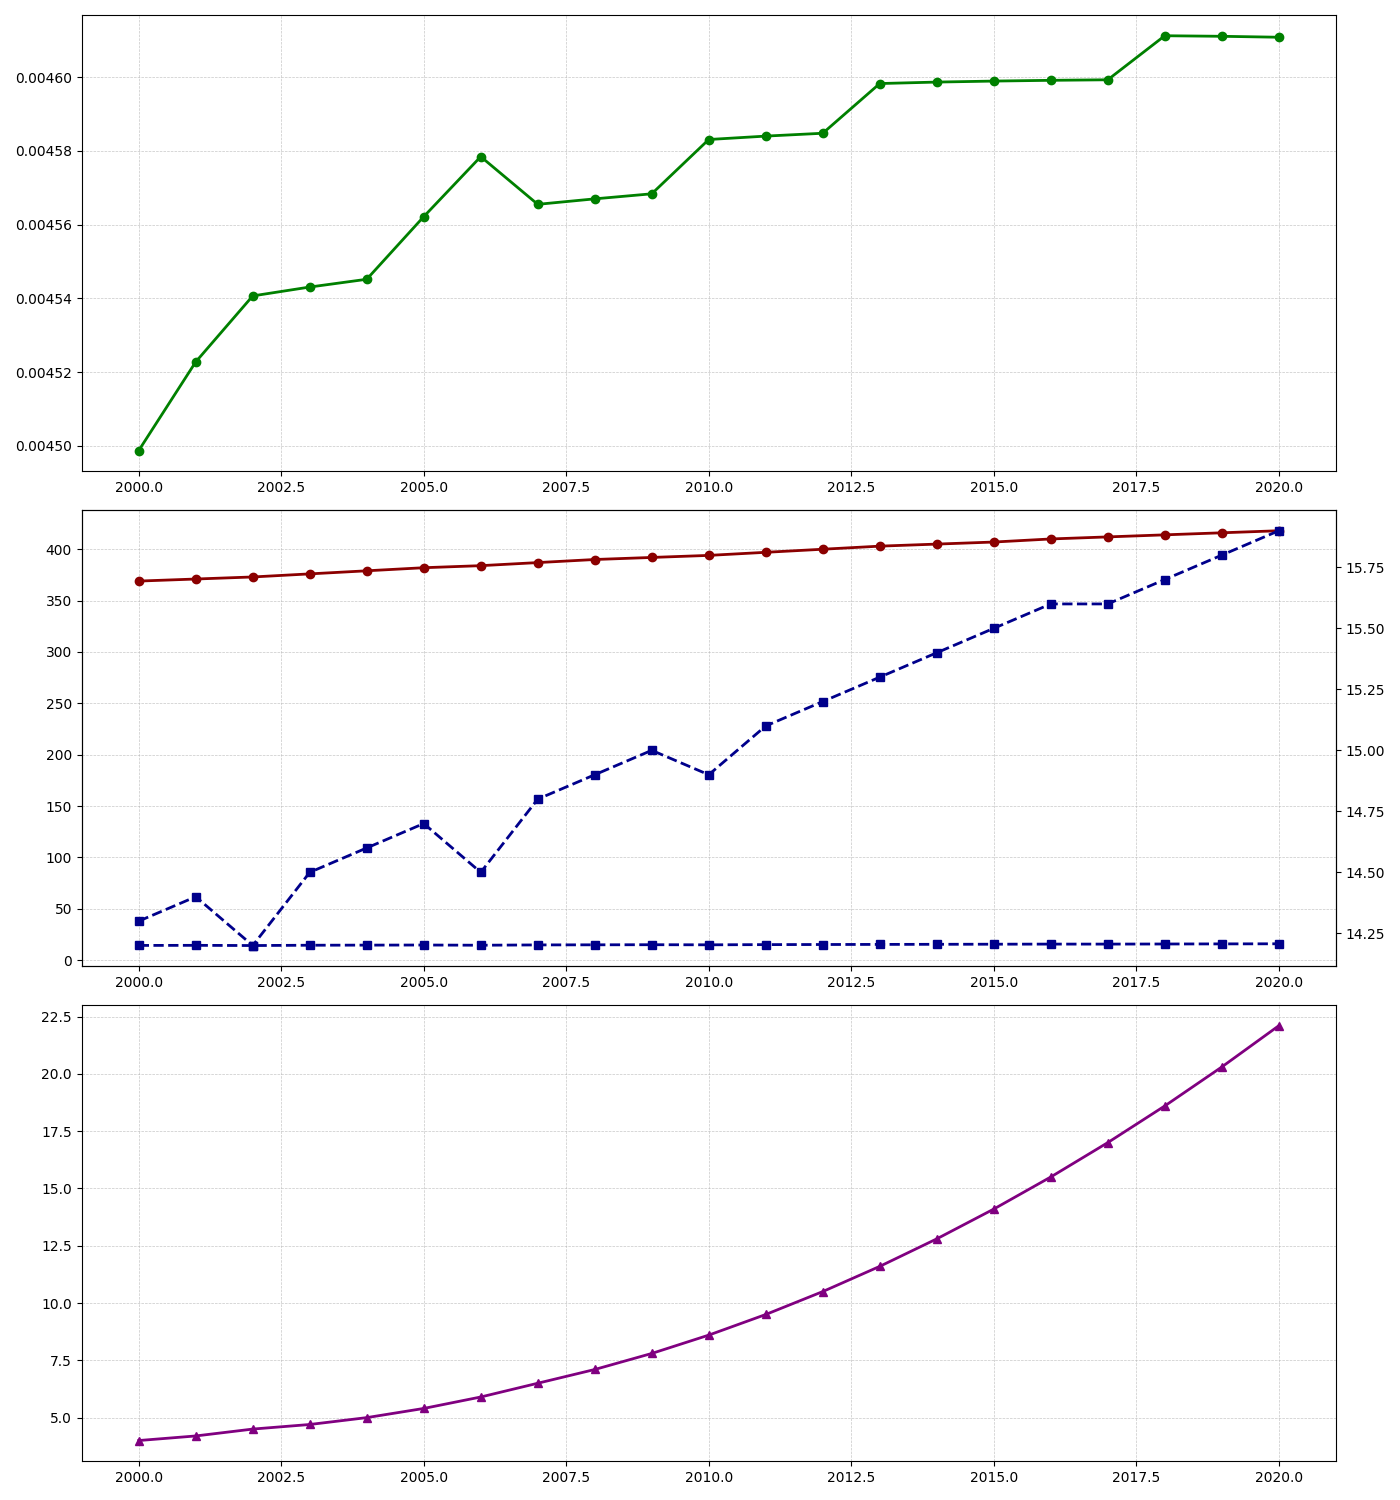

Source code (Python):
import matplotlib.pyplot as plt
import numpy as np

# Define the years and corresponding atmospheric CO2 levels and global mean temperatures
years = np.arange(2000, 2021)
co2_levels = [369, 371, 373, 376, 379, 382, 384, 387, 390, 392, 394, 397, 400, 403, 405, 407, 410, 412, 414, 416, 418]
global_temps = [14.3, 14.4, 14.2, 14.5, 14.6, 14.7, 14.5, 14.8, 14.9, 15.0, 14.9, 15.1, 15.2, 15.3, 15.4, 15.5, 15.6, 15.6, 15.7, 15.8, 15.9]

population_million = [6112.8, 6235.1, 6364.7, 6493.4, 6622.4, 6751.2, 6880.1, 7009.1, 7138.2, 7267.4, 7396.8, 7526.2, 7655.8, 7785.6, 7915.4, 8045.4, 8175.5, 8305.7, 8436.0, 8566.4, 8697.0]
co2_emissions = [27.5, 28.2, 28.9, 29.5, 30.1, 30.8, 31.5, 32.0, 32.6, 33.2, 33.9, 34.5, 35.1, 35.8, 36.4, 37.0, 37.6, 38.2, 38.9, 39.5, 40.1]
per_capita_emissions = [co2/pop for co2, pop in zip(co2_emissions, population_million)]
renewable_energy_adoption = [4.0, 4.2, 4.5, 4.7, 5.0, 5.4, 5.9, 6.5, 7.1, 7.8, 8.6, 9.5, 10.5, 11.6, 12.8, 14.1, 15.5, 17.0, 18.6, 20.3, 22.1] 

# Initialize the plot with multiple subplots and switch the positions of ax1 and ax2
fig, (ax2, ax1, ax3) = plt.subplots(3, 1, figsize=(14, 15), dpi=100)

# Plot the per capita CO2 emissions
ax2.plot(years, per_capita_emissions, color='green', linestyle='-', linewidth=2, marker='o')
ax2.grid(True, linestyle='--', linewidth=0.5, alpha=0.7)

# Plot the CO2 levels and global temperature
ax1.plot(years, co2_levels, color='darkred', linestyle='-', linewidth=2, marker='o')
ax1.plot(years, global_temps, color='darkblue', linestyle='--', linewidth=2, marker='s')
ax1.grid(True, linestyle='--', linewidth=0.5, alpha=0.7)
ax1_secondary = ax1.twinx()
ax1_secondary.plot(years, global_temps, color='darkblue', linestyle='--', linewidth=2, marker='s')

# Plot the renewable energy adoption
ax3.plot(years, renewable_energy_adoption, color='purple', linestyle='-', linewidth=2, marker='^')
ax3.grid(True, linestyle='--', linewidth=0.5, alpha=0.7)

plt.tight_layout()
plt.show()
